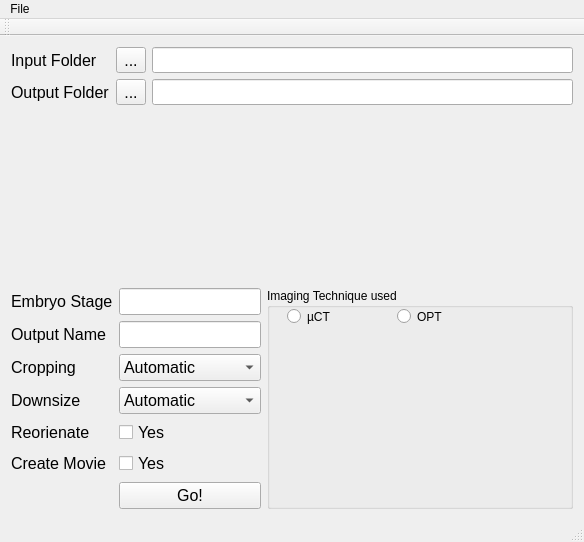
<?xml version="1.0" encoding="UTF-8"?>
<ui version="4.0">
 <class>MainWindow</class>
 <widget class="QMainWindow" name="MainWindow">
  <property name="geometry">
   <rect>
    <x>0</x>
    <y>0</y>
    <width>584</width>
    <height>542</height>
   </rect>
  </property>
  <property name="windowTitle">
   <string>SIaH: Image Processing Tool</string>
  </property>
  <widget class="QWidget" name="centralWidget">
   <layout class="QFormLayout" name="formLayout_2">
    <property name="fieldGrowthPolicy">
     <enum>QFormLayout::AllNonFixedFieldsGrow</enum>
    </property>
    <item row="1" column="0" colspan="2">
     <layout class="QGridLayout" name="gridLayout_5">
      <property name="sizeConstraint">
       <enum>QLayout::SetNoConstraint</enum>
      </property>
      <item row="0" column="2">
       <widget class="QLineEdit" name="lineEditInput">
        <property name="font">
         <font>
          <pointsize>12</pointsize>
         </font>
        </property>
       </widget>
      </item>
      <item row="1" column="2">
       <widget class="QLineEdit" name="lineEditOutput">
        <property name="font">
         <font>
          <pointsize>12</pointsize>
         </font>
        </property>
       </widget>
      </item>
      <item row="0" column="0">
       <widget class="QLabel" name="label_13">
        <property name="font">
         <font>
          <pointsize>12</pointsize>
         </font>
        </property>
        <property name="text">
         <string>Input Folder</string>
        </property>
       </widget>
      </item>
      <item row="1" column="0">
       <widget class="QLabel" name="label_2">
        <property name="font">
         <font>
          <pointsize>12</pointsize>
         </font>
        </property>
        <property name="text">
         <string>Output Folder</string>
        </property>
       </widget>
      </item>
      <item row="1" column="1">
       <widget class="QToolButton" name="toolButtonOutput">
        <property name="font">
         <font>
          <pointsize>12</pointsize>
         </font>
        </property>
        <property name="text">
         <string>...</string>
        </property>
       </widget>
      </item>
      <item row="0" column="1">
       <widget class="QToolButton" name="toolButtonInput">
        <property name="font">
         <font>
          <pointsize>12</pointsize>
         </font>
        </property>
        <property name="text">
         <string>...</string>
        </property>
       </widget>
      </item>
     </layout>
    </item>
    <item row="2" column="0">
     <spacer name="verticalSpacer">
      <property name="orientation">
       <enum>Qt::Vertical</enum>
      </property>
      <property name="sizeHint" stdset="0">
       <size>
        <width>20</width>
        <height>40</height>
       </size>
      </property>
     </spacer>
    </item>
    <item row="3" column="0">
     <layout class="QGridLayout" name="gridLayout">
      <property name="sizeConstraint">
       <enum>QLayout::SetMinAndMaxSize</enum>
      </property>
      <item row="2" column="1">
       <widget class="QLineEdit" name="lineEdit_2">
        <property name="font">
         <font>
          <pointsize>12</pointsize>
         </font>
        </property>
       </widget>
      </item>
      <item row="3" column="0">
       <widget class="QLabel" name="label_8">
        <property name="font">
         <font>
          <pointsize>12</pointsize>
         </font>
        </property>
        <property name="text">
         <string>Output Name</string>
        </property>
       </widget>
      </item>
      <item row="3" column="1">
       <widget class="QLineEdit" name="lineEditName">
        <property name="font">
         <font>
          <pointsize>12</pointsize>
         </font>
        </property>
        <property name="text">
         <string/>
        </property>
       </widget>
      </item>
      <item row="4" column="0">
       <widget class="QLabel" name="label_3">
        <property name="font">
         <font>
          <pointsize>12</pointsize>
         </font>
        </property>
        <property name="text">
         <string>Cropping</string>
        </property>
       </widget>
      </item>
      <item row="5" column="0">
       <widget class="QLabel" name="label_4">
        <property name="font">
         <font>
          <pointsize>12</pointsize>
         </font>
        </property>
        <property name="text">
         <string>Downsize</string>
        </property>
       </widget>
      </item>
      <item row="5" column="1">
       <widget class="QComboBox" name="comboBoxScale">
        <property name="font">
         <font>
          <pointsize>12</pointsize>
         </font>
        </property>
        <item>
         <property name="text">
          <string>Automatic</string>
         </property>
        </item>
        <item>
         <property name="text">
          <string>Manual</string>
         </property>
        </item>
        <item>
         <property name="text">
          <string>No Downsize</string>
         </property>
        </item>
       </widget>
      </item>
      <item row="7" column="1">
       <widget class="QCheckBox" name="checkBoxMovie">
        <property name="font">
         <font>
          <pointsize>12</pointsize>
         </font>
        </property>
        <property name="text">
         <string>Yes</string>
        </property>
       </widget>
      </item>
      <item row="7" column="0">
       <widget class="QLabel" name="label_7">
        <property name="font">
         <font>
          <pointsize>12</pointsize>
         </font>
        </property>
        <property name="text">
         <string>Create Movie</string>
        </property>
       </widget>
      </item>
      <item row="2" column="0">
       <widget class="QLabel" name="label_9">
        <property name="font">
         <font>
          <pointsize>12</pointsize>
         </font>
        </property>
        <property name="text">
         <string>Embryo Stage</string>
        </property>
       </widget>
      </item>
      <item row="6" column="0">
       <widget class="QLabel" name="label_6">
        <property name="font">
         <font>
          <pointsize>12</pointsize>
         </font>
        </property>
        <property name="text">
         <string>Reorienate</string>
        </property>
       </widget>
      </item>
      <item row="6" column="1">
       <widget class="QCheckBox" name="checkBox">
        <property name="font">
         <font>
          <pointsize>12</pointsize>
         </font>
        </property>
        <property name="text">
         <string>Yes</string>
        </property>
       </widget>
      </item>
      <item row="4" column="1">
       <widget class="QComboBox" name="comboBoxCrop">
        <property name="font">
         <font>
          <pointsize>12</pointsize>
         </font>
        </property>
        <item>
         <property name="text">
          <string>Automatic</string>
         </property>
        </item>
        <item>
         <property name="text">
          <string>Manual</string>
         </property>
        </item>
        <item>
         <property name="text">
          <string>No crop</string>
         </property>
        </item>
       </widget>
      </item>
      <item row="8" column="1">
       <widget class="QPushButton" name="pushButtonGo">
        <property name="font">
         <font>
          <pointsize>12</pointsize>
         </font>
        </property>
        <property name="text">
         <string>Go!</string>
        </property>
        <property name="default">
         <bool>false</bool>
        </property>
       </widget>
      </item>
     </layout>
    </item>
    <item row="3" column="1">
     <widget class="QGroupBox" name="groupBox">
      <property name="title">
       <string>Imaging Technique used</string>
      </property>
      <widget class="QRadioButton" name="radioButton">
       <property name="geometry">
        <rect>
         <x>20</x>
         <y>20</y>
         <width>82</width>
         <height>17</height>
        </rect>
       </property>
       <property name="text">
        <string>µCT</string>
       </property>
      </widget>
      <widget class="QRadioButton" name="radioButton_2">
       <property name="geometry">
        <rect>
         <x>130</x>
         <y>20</y>
         <width>82</width>
         <height>17</height>
        </rect>
       </property>
       <property name="text">
        <string>OPT</string>
       </property>
      </widget>
     </widget>
    </item>
   </layout>
  </widget>
  <widget class="QMenuBar" name="menuBar">
   <property name="geometry">
    <rect>
     <x>0</x>
     <y>0</y>
     <width>584</width>
     <height>21</height>
    </rect>
   </property>
   <widget class="QMenu" name="menuFile">
    <property name="title">
     <string>File</string>
    </property>
    <addaction name="separator"/>
    <addaction name="actionLoad_settings"/>
    <addaction name="actionSave_settings"/>
   </widget>
   <addaction name="menuFile"/>
  </widget>
  <widget class="QToolBar" name="mainToolBar">
   <attribute name="toolBarArea">
    <enum>TopToolBarArea</enum>
   </attribute>
   <attribute name="toolBarBreak">
    <bool>false</bool>
   </attribute>
  </widget>
  <widget class="QStatusBar" name="statusBar"/>
  <action name="actionLoad_settings">
   <property name="text">
    <string>Load settings</string>
   </property>
  </action>
  <action name="actionSave_settings">
   <property name="text">
    <string>Save settings</string>
   </property>
  </action>
 </widget>
 <layoutdefault spacing="6" margin="11"/>
 <resources/>
 <connections/>
</ui>
